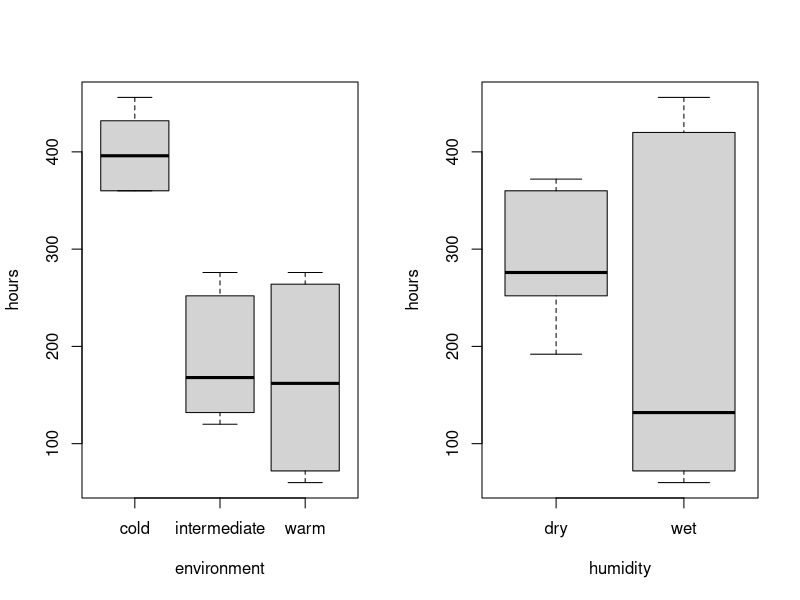
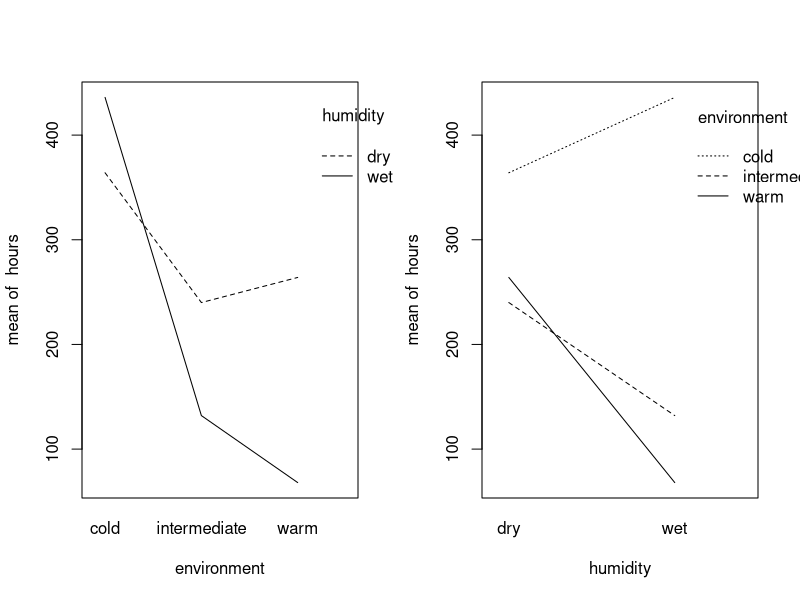
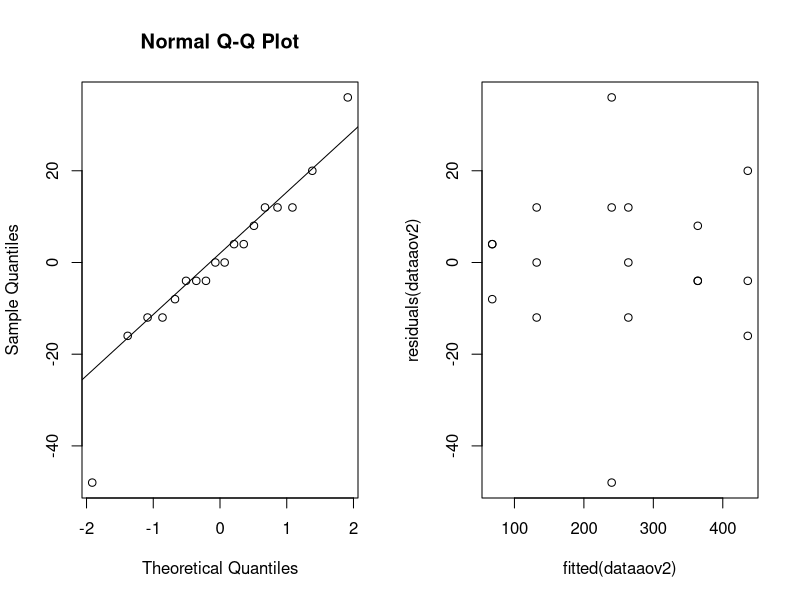
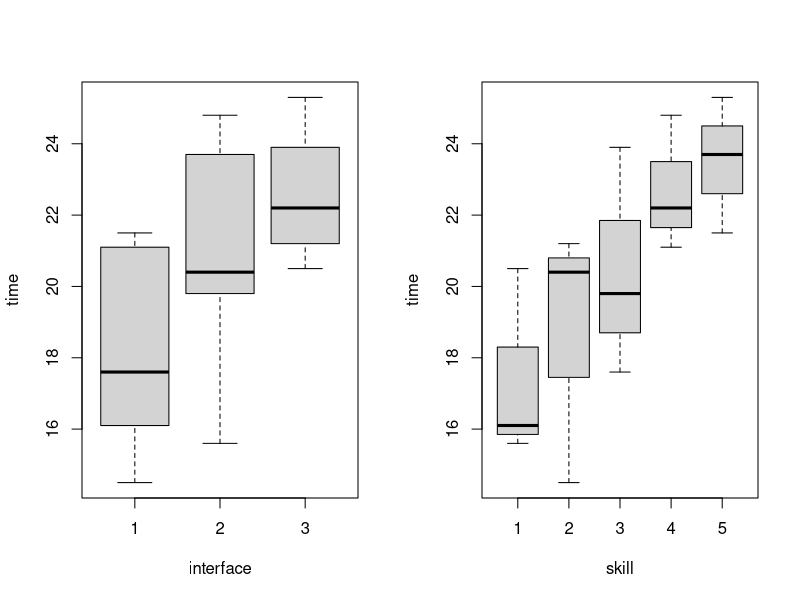
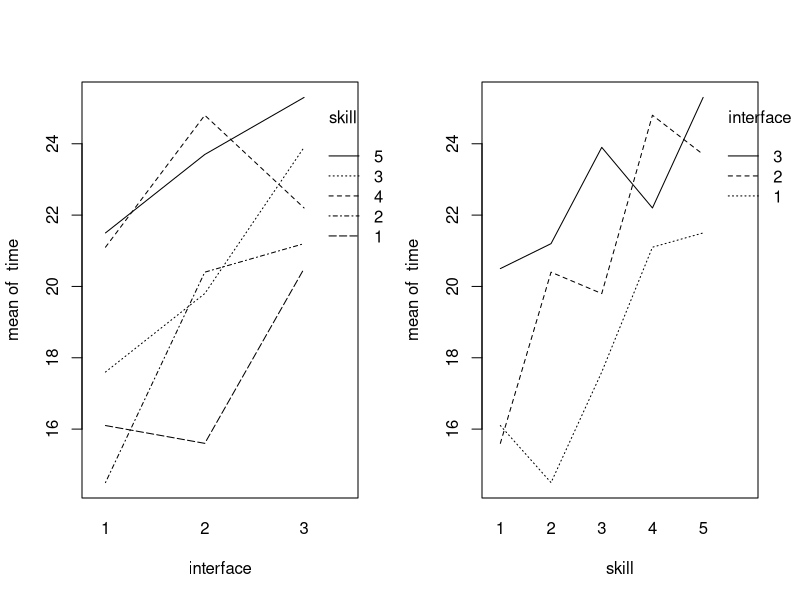
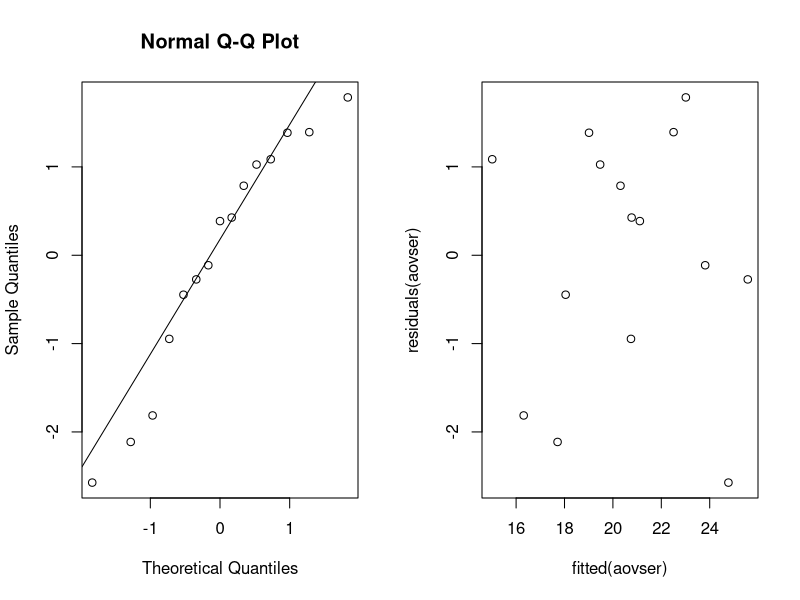
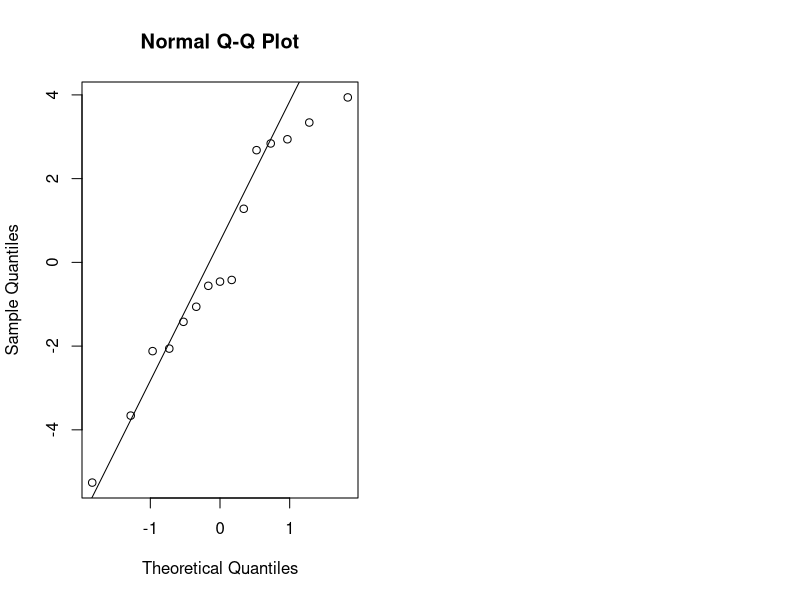
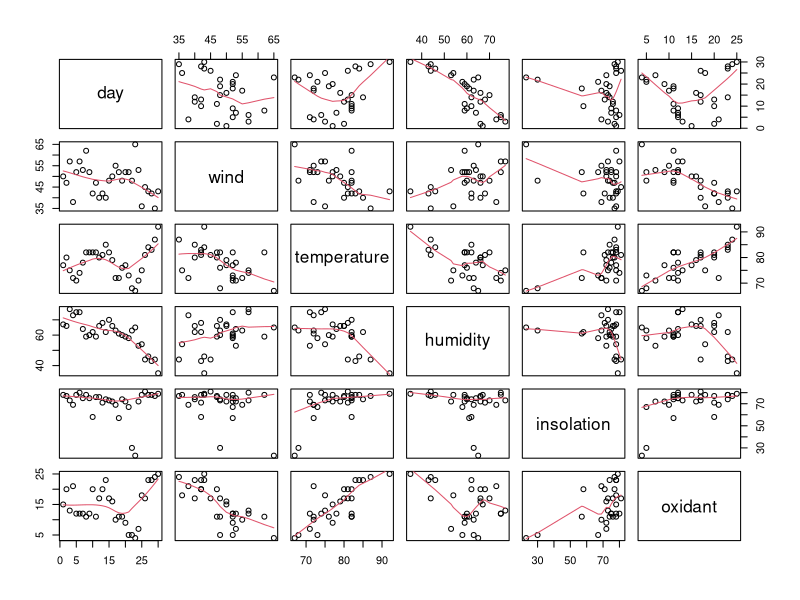

These figures' R source, in order:
## ---- chunk 1
library(knitr)
library(multcomp)
library(lme4)
## ---- chunk 2
data = read.table("bread.txt", header=TRUE)
data
## ---- chunk 3
N = 3; I = 3; J = 2
kable(rbind(rep(1:I,each=N*J),rep(1:J,N*I),sample(1:(N*I*J))))
## ---- chunk 4
par(mfrow=c(1,2))
boxplot(hours~environment,data=data)
boxplot(hours~humidity,data=data)
## ---- chunk 5
attach(data)
interaction.plot(environment,humidity,hours)
interaction.plot(humidity,environment,hours)
## ---- chunk 6
data$environment = as.factor(data$environment)
data$humidity = as.factor(data$humidity)
dataaov = lm(hours~environment*humidity, data=data)
anova(dataaov)
## ---- chunk 7
contrasts(data$environment)=contr.sum
contrasts(data$humidity)=contr.sum
dataaov2=lm(hours~environment*humidity,data=data)
summary(dataaov2)
## ---- chunk 8
confint(dataaov2)
## ---- chunk 9
qqnorm(residuals(dataaov2))
qqline(residuals(dataaov2))
## ---- chunk 10
plot(fitted(dataaov2),residuals(dataaov2))
## ---- chunk 11
search = read.table("search.txt", header = TRUE)
attach(search)
## ---- chunk 12
B = 5 # 5 user skill levels
I = 3 # 3 interface types

blocks = matrix(0, B, I)

for (i in 1:B) {
  blocks[i, ] = sample(((i - 1) * I + 1):(i * I))
}

kable(x = blocks, caption = "Randomization of students to interfaces")
## ---- chunk 13
par(mfrow = c(1, 2))

boxplot(time ~ interface)
boxplot(time ~ skill)

interaction.plot(interface, skill, time)
interaction.plot(skill, interface, time)
## ---- chunk 14
search$interface = as.factor(interface)
search$skill = as.factor(skill)
## ---- chunk 15
aovser = lm(time ~ interface + skill, data = search)
anova(aovser)
## ---- chunk 16
contrasts(search$interface) = contr.sum
contrasts(search$skill) = contr.sum
aovser2 = lm(time ~ interface + skill, data = search)
summary(aovser2)
estimate = 20.5467 + 2.1533 - (0.3133 - 2.3867)
estimate
## ---- chunk 17
par(mfrow = c(1, 2))
qqnorm(residuals(aovser))
qqline(residuals(aovser))
plot(fitted(aovser), residuals(aovser))
## ---- chunk 18
friedman.test(time, interface, skill)
## ---- chunk 19
aovinter = lm(time ~ interface, data = search)
anova(aovinter)
## ---- chunk 20
qqnorm(residuals(aovinter))
qqline(residuals(aovinter))
## ---- chunk 21
data = read.table("cream.txt", header=TRUE)
data$starter = factor(data$starter)
data$batch = factor(data$batch)
data$position = factor(data$position)
attach(data)
## ---- chunk 22
model1 = lm(acidity~starter+batch+position,data)
data.aov = anova(model1)
summary(data.aov)
## ---- chunk 23
model = lm(acidity~starter+batch+position, data=data)
startermult = glht(model,linfct=mcp(starter="Tukey"))
summary(startermult)
## ---- chunk 24
summary(model1)
## ---- chunk 25
confint(startermult, level=0.95)
## ---- chunk 26
cows = read.table("cow.txt", header = TRUE)
attach(cows)
## ---- chunk 27
cows$id = factor(cows$id)
cows$per = factor(cows$per)
cowaov = lm(milk ~ treatment + id + per, data = cows)
summary(cowaov)
## ---- chunk 28
cows$id = factor(id)
cows$per = factor(per)
cowslmer = lmer(milk ~ treatment + order + per + (1 | id),
                data = cows, REML = FALSE)
cowslmer1 = lmer(milk ~ order + per + (1 | id), data = cows, REML = FALSE)
anova(cowslmer1, cowslmer)
## ---- chunk 29
data = read.table("nauseatable.txt", header=TRUE)
attach(data)

chlorpromazine_no_nausea = data[1,1]
chlorpromazine_nausea = data[1,2]
pentobarbital_100mg_no_nausea = data[2,1]
pentobarbital_100mg_nausea = data[2,2]
pentobarbital_150mg_no_nausea = data[3,1]
pentobarbital_150mg_nausea = data[3,2]
## ---- chunk 30
nausea = c()
medicine = c()

for(i in 1:304){
  if(i <= 100){
    nausea[i] = 0
    medicine[i] = "chlorpromazine"
  }else if(i > 100 && i <= 152){
    nausea[i] = 1
    medicine[i] = "chlorpromazine"
  }else if(i > 152 && i <= 184){
    nausea[i] = 0
    medicine[i] = "pentobarbital 100mg"
  }else if(i > 184 && i <= 219){
    nausea[i] = 1
    medicine[i] = "pentobarbital 100mg"
  }else if(i > 219 && i <= 267){
    nausea[i]=0
    medicine[i] = "pentobarbital 150mg"
  }else if(i > 267 && i <= 304){
    nausea[i] = 1
    medicine[i] = "pentobarbital 150mg"
  }
}

nausea.frame = data.frame(nausea,medicine)
## ---- chunk 31
kable(xtabs(~medicine+nausea))
## ---- chunk 32
attach(nausea.frame)

B=1000
tstar=numeric(B)
for(i in 1:B){
  treatstar=sample(medicine)
  tstar[i] = chisq.test(xtabs(~treatstar+nausea))[[1]]
}

myt=chisq.test(xtabs(~medicine+nausea))[[1]]

pl=sum(tstar<myt)/B
pr=sum(tstar>myt)/B
pl
## ---- chunk 33
pl;chisq.test(xtabs(~nausea+medicine))[[3]]
## ---- chunk 34
data = read.table("airpollution.txt", header=TRUE)
## ---- chunk 35
pairs(data, panel=panel.smooth)
## ---- chunk 36
windlm=lm(oxidant~wind,data=data)
summary(windlm)
plot(oxidant~wind, data=data)
abline(windlm)
## ---- chunk 37
templm=lm(oxidant~temperature,data=data)
summary(templm)
plot(oxidant~temperature, data=data)
abline(templm)
## ---- chunk 38
humilm=lm(oxidant~humidity,data=data)
summary(humilm)
plot(oxidant~humidity, data=data)
abline(humilm)
## ---- chunk 39
insolm=lm(oxidant~insolation,data=data)
summary(insolm)
plot(oxidant~insolation, data=data)
abline(insolm)
## ---- chunk 40
windTemplm=lm(oxidant~wind+temperature,data=data)
summary(windTemplm)
## ---- chunk 41
windHumilm=lm(oxidant~wind+humidity,data=data)
summary(windHumilm)
## ---- chunk 42
windInsolm=lm(oxidant~wind+insolation,data=data)
summary(windInsolm)
## ---- chunk 43
windTempHumilm=lm(oxidant~wind+temperature+humidity,data=data)
summary(windTempHumilm)
## ---- chunk 44
windTempInslm=lm(oxidant~wind+temperature+insolation,data=data)
summary(windTempInslm)
## ---- chunk 45
allVarlm=lm(oxidant~wind+temperature+insolation+humidity,data=data)
summary(allVarlm)
## ---- chunk 46
windTempHumilm=lm(oxidant~wind+temperature+humidity,data=data)
summary(windTempHumilm)
## ---- chunk 47
windTemplm=lm(oxidant~wind+temperature,data=data)
summary(windTemplm)
## ---- chunk 48
qqnorm(residuals(windTemplm))
qqline(residuals(windTemplm))
## ---- chunk 49
plot(fitted(windTemplm),residuals(windTemplm))
## ---- chunk 50
expensescrime = read.csv(file = "expensescrime.txt", header = TRUE, sep = " ")
attach(expensescrime)
## ---- chunk 51
summary(lm(expend ~ bad, data = expensescrime))
summary(lm(expend ~ crime, data = expensescrime))
summary(lm(expend ~ lawyers, data = expensescrime))
summary(lm(expend ~ employ, data = expensescrime))
summary(lm(expend ~ pop, data = expensescrime))
## ---- chunk 52
summary(lm(expend ~ employ + bad, data = expensescrime))
summary(lm(expend ~ employ + crime, data = expensescrime))
summary(lm(expend ~ employ + lawyers, data = expensescrime))
summary(lm(expend ~ employ + pop, data = expensescrime))
## ---- chunk 53
summary(lm(expend ~ employ + lawyers + bad, data = expensescrime))
summary(lm(expend ~ employ + lawyers + crime, data = expensescrime))
summary(lm(expend ~ employ + lawyers + pop, data = expensescrime))
## ---- chunk 54
summary(lm(expend ~ employ + lawyers + bad + crime + pop, data = expensescrime))
## ---- chunk 55
summary(lm(expend ~ employ + lawyers + bad + pop, data = expensescrime))
## ---- chunk 56
summary(lm(expend ~ employ + lawyers + bad, data = expensescrime))
## ---- chunk 57
summary(lm(expend ~ employ + lawyers, data = expensescrime))
## ---- chunk 58
expendlm = lm(expend ~ employ + lawyers, data = expensescrime)
## ---- chunk 59
round(cooks.distance(expendlm), 2)
## ---- chunk 60
pairs(expensescrime[,c(2, 5, 6)], panel=panel.smooth)
## ---- chunk 61
kable(round(cor(expensescrime[,2:7]), 2))
## ---- chunk 62
par(mfrow = c(1, 2))
qqnorm(residuals(expendlm))
qqline(residuals(expendlm))
plot(fitted(expendlm), residuals(expendlm))
